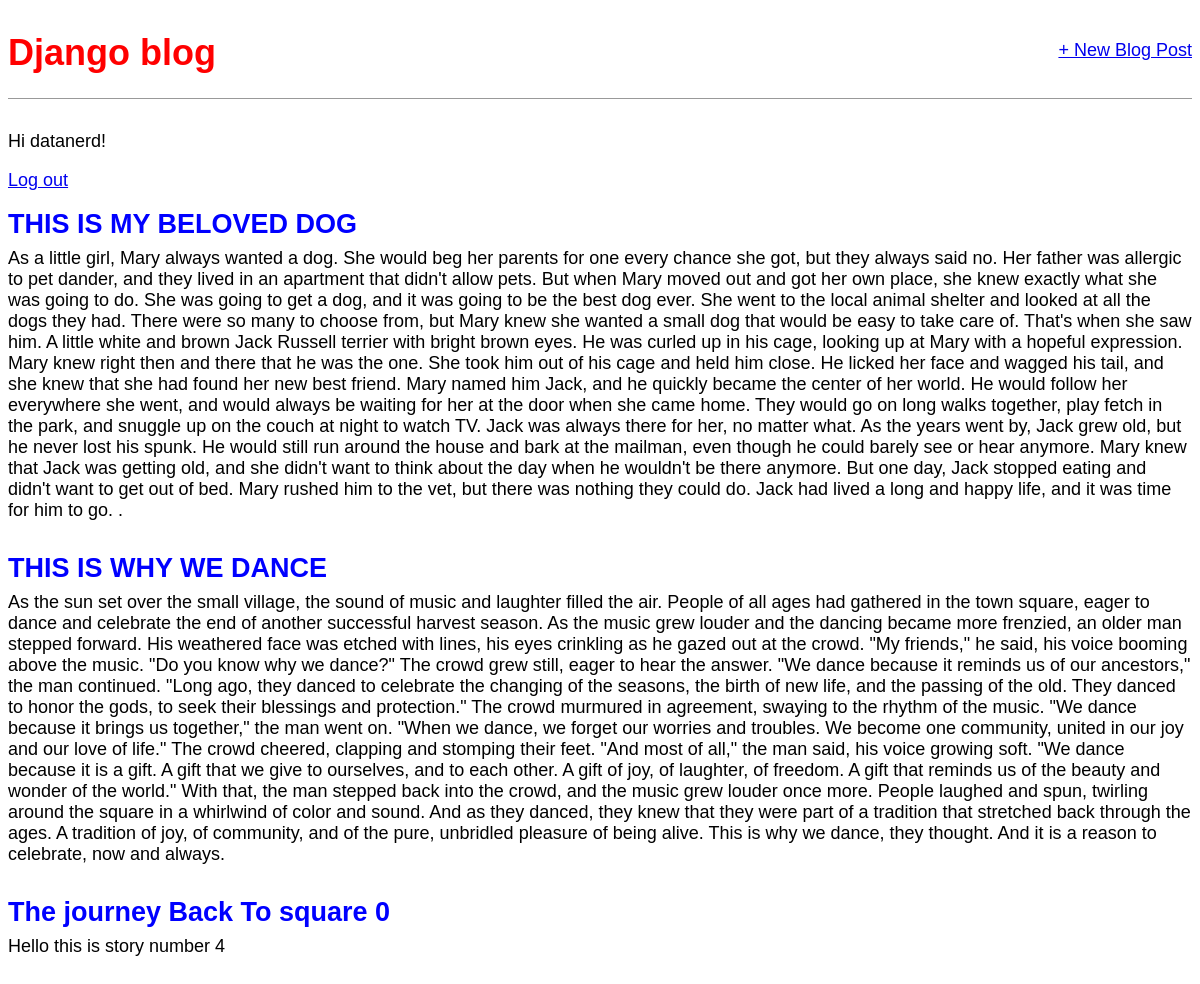
The app's page / (signed in) with its own data.
### blog/models.py (models this page shows, shortened)
class Post(models.Model):
    title = models.CharField(max_length=200)
    author = models.ForeignKey(
        "auth.User",
        on_delete=models.CASCADE,
    )
    body = models.TextField()

### blog/views.py (the view)
# urls.py: path("", BlogListView.as_view(), name="home"),
class BlogListView(ListView):
    model = Post
    template_name = "home.html"

### templates/home.html
{% extends "base.html" %}
{% block content %}
{% for post in post_list %}
    <div class="post-entry">
        <h2><a href="">{{ post.title }}</a></h2>
        <p>{{ post.body }}</p>
    </div>
{% endfor %}
{% endblock content %}

### templates/base.html (shortened to what this page needs)
{% load static %}
<!DOCTYPE html>
<html lang="en">
<head>
    <link rel="stylesheet" href="{% static 'css/base.css' %}">
</head>
<body>
    <header>
        <div class="nav-left">
            <h1><a href="{% url 'home' %}">Django blog</a></h1>
        </div>
        <div class="nav-right">
            <a href="{% url 'post_new' %}">+ New Blog Post</a>
        </div>
    </header>
        {% if user.is_authenticated %}
            <p> Hi {{ user.username }}!</p>
            <p><a href="{% url 'logout' %}">Log out</a></p>
        {% else %}
            <p>You are not logged in.</p>
            <a href="{% url 'login' %}">Log In</a>
            <a href="{% url 'signup' %}">Sign Up</a>
        {% endif %}
    <div>
        {% block content %}
        {% endblock content %}
    </div>
</body>
</html>

### static/css/base.css (style rules this page uses)
header h1 a { color: red; text-decoration: none; }
body { font-family: 'Source Sans Pro', sans-serif; font-size: 18px; }
header { border-bottom: 1px solid #999; margin-bottom: 2rem; display: flex; }
.nav-left { margin-right: auto; }
.nav-right { display: flex; padding-top: 2rem; }
.post-entry { margin-bottom: 2rem; }
.post-entry h2 { margin: 0.5rem 0; }
.post-entry h2 a, .post-entry h2 a:visited { color: blue; text-decoration: none; }
.post-entry p { margin: 0; font-weight: 400; }

### records on screen
Post: title "THIS IS MY BELOVED DOG", body "As a little girl, Mary always wanted a dog. She would beg her parents for one every chance she got, but they always said no. Her father was allergic to pet dander, and they lived in an apartment that didn't allow pets. But when Mary moved out and got her own place, she knew exactly what she was going to do. She was going to get a dog, and it was going to be the best dog ever. She went to the local animal shelter and looked at all the dogs they had. There were so many to choose from, but Mary knew she wanted a small dog that would be easy to take care of. That's when she saw him. A little white and brown Jack Russell terrier with bright brown eyes. He was curled up in his cage, looking up at…"
Post: title "THIS IS WHY WE DANCE", body "As the sun set over the small village, the sound of music and laughter filled the air. People of all ages had gathered in the town square, eager to dance and celebrate the end of another successful harvest season. As the music grew louder and the dancing became more frenzied, an older man stepped forward. His weathered face was etched with lines, his eyes crinkling as he gazed out at the crowd. \"My friends,\" he said, his voice booming above the music. \"Do you know why we dance?\" The crowd grew still, eager to hear the answer. \"We dance because it reminds us of our ancestors,\" the man continued. \"Long ago, they danced to celebrate the changing of the seasons, the birth of new life, and the…"
Post: title "The journey Back To square 0", body "Hello this is story number 4"

### other values on screen
{{ user.username }} "datanerd"
